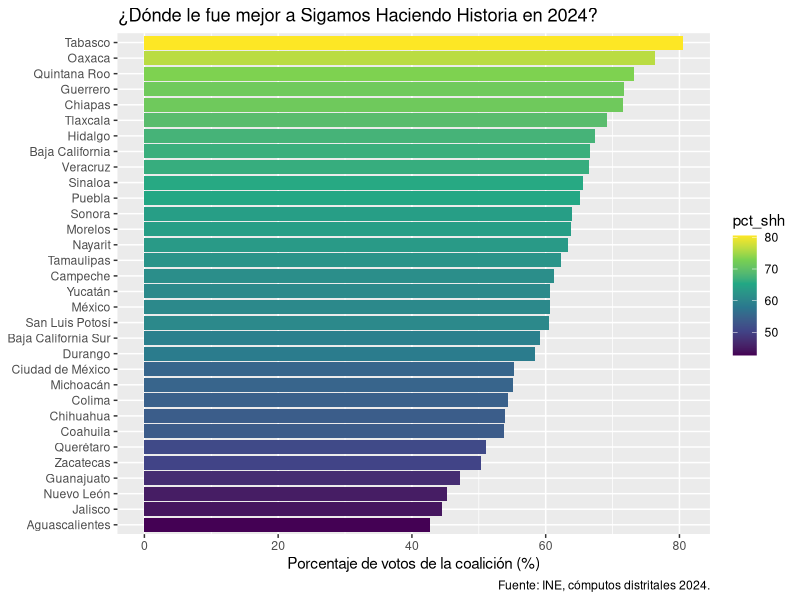
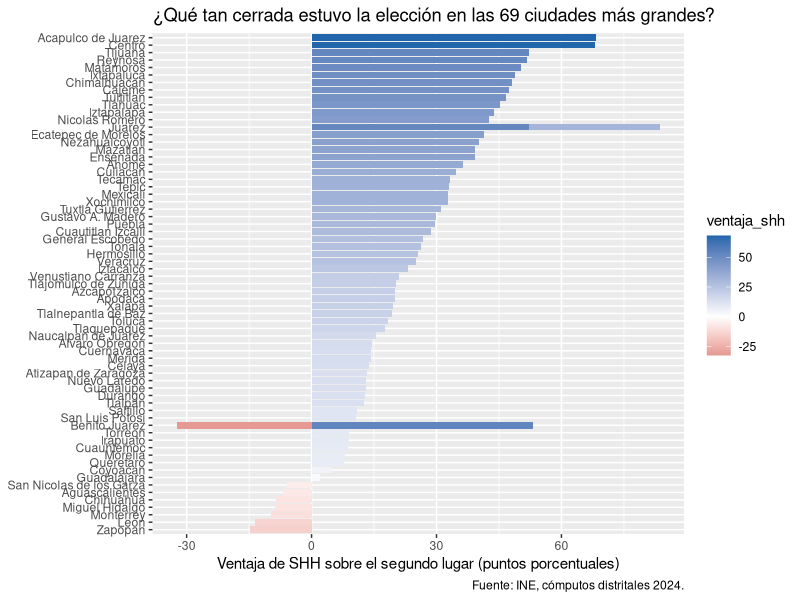
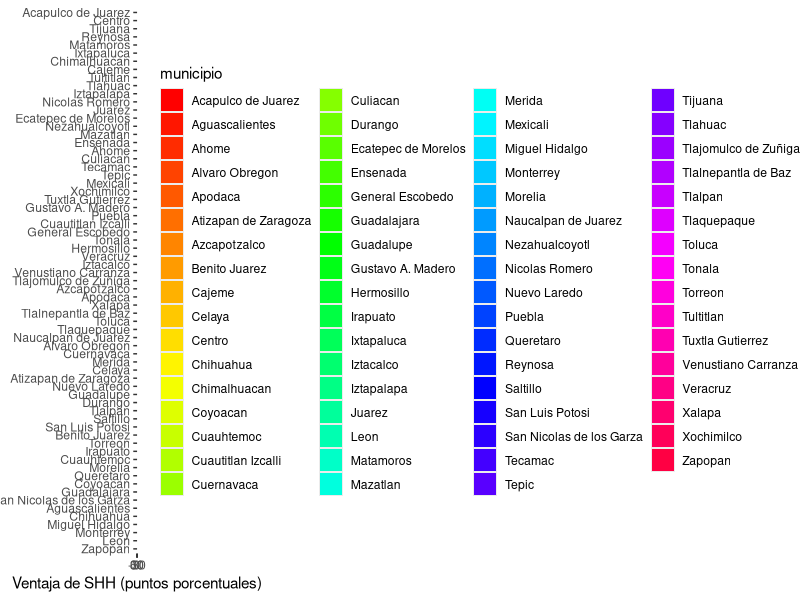

Reproduce these figures in R, in order.
# ==============================================================
# Laboratorio de R para Ciencia Política — ITAM
# Sesión 05 · Solución comentada del ejercicio
# ---------------------------------------------------------------
# Se publica después de la sesión. Si llegaste aquí sin haber peleado
# con el ejercicio, regrésate: la solución solo enseña algo a quien ya
# se atoró. Leer código correcto sin haberlo intentado se siente como
# aprender y no lo es.
#
# Autor: Emiliano Miranda González
# ==============================================================

library(tidyverse)
library(here)

resultados_entidad   <- read_csv(here("datos", "limpios", "presidencial_2024_entidad.csv"))
resultados_municipio <- read_csv(here("datos", "limpios", "presidencial_2024_municipio.csv"))


# ---- Nivel 1 · Calentamiento ----

# Mismo esqueleto, otra columna. Es justo lo que se quería mostrar: un
# gráfico de ggplot2 no se escribe de cero cada vez, se adapta.

ggplot(resultados_entidad, aes(x = pct_shh, y = reorder(entidad, pct_shh), fill = pct_shh)) +
  geom_col() +
  scale_fill_viridis_c() +
  labs(
    title   = "¿Dónde le fue mejor a Sigamos Haciendo Historia en 2024?",
    x       = "Porcentaje de votos de la coalición (%)",
    y       = NULL,
    caption = "Fuente: INE, cómputos distritales 2024."
  )

# Sobre la pregunta previa: el orden SÍ cambia, y no tenía por qué ser el
# mismo. participacion mide cuánta gente salió a votar; pct_shh mide, de
# quienes votaron, cuántos eligieron esa coalición. Son preguntas
# distintas y no hay ninguna razón para esperar que el estado más
# participativo sea también el más favorable a un bloque en particular.
# Ese es el mismo hábito que ya viste en la sesión 1 con lista_nominal
# contra participacion: dos variables pueden estar correlacionadas o no,
# y "no tengo por qué asumir que sí" es la postura por defecto.


# ---- Nivel 2 · De verdad ----

# (a) Filtrar los municipios grandes.

municipios_grandes <- resultados_municipio |>
  filter(lista_nominal > 300000)

nrow(municipios_grandes)  # 69 municipios con más de 300 mil personas en la lista nominal

# (b) El gráfico divergente, con midpoint = 0 explícito.

ggplot(municipios_grandes, aes(x = ventaja_shh, y = reorder(municipio, ventaja_shh), fill = ventaja_shh)) +
  geom_col() +
  scale_fill_gradient2(low = "#B2182B", mid = "white", high = "#2166AC", midpoint = 0) +
  labs(
    title   = "¿Qué tan cerrada estuvo la elección en las 69 ciudades más grandes?",
    x       = "Ventaja de SHH sobre el segundo lugar (puntos porcentuales)",
    y       = NULL,
    caption = "Fuente: INE, cómputos distritales 2024."
  )

# Con 69 municipios, este gráfico sale altísimo y las etiquetas del eje y
# se amontonan — es un problema real y honesto de esta base, no un error
# tuyo. Dos salidas razonables, ninguna obligatoria en este ejercicio:
# quedarte solo con los 20-25 municipios más grandes con head() después
# de arrange(), o esperar a la sesión 6, donde facet_wrap() y las figuras
# pensadas para imprimirse resuelven exactamente este problema.

# (c) Por qué divergente aquí y no en participacion.

# ventaja_shh tiene un cero SUSTANTIVO: no es un punto que inventamos
# calculando un promedio, es el lugar exacto donde cambia la respuesta a
# la pregunta "¿quién va ganando?". Positivo quiere decir que Sigamos
# Haciendo Historia le gana al segundo lugar; negativo, que le gana el
# otro bloque. Hay dos bandos reales, y el cero es la frontera entre
# ambos: es exactamente la situación que una escala divergente está
# hecha para mostrar.
#
# participacion no tiene esa estructura. No hay un "bando de la baja
# participación" y un "bando de la alta participación" que diverjan desde
# un centro: es una sola magnitud continua, de menos a más. Cualquier
# punto que uses como midpoint —el promedio, la mediana, un número
# redondo— sería un corte que TÚ decidiste, no uno que la variable trae
# consigo. Usar una escala divergente ahí inventaría una frontera que no
# existe, que es exactamente el error que se nombró en la sesión como
# EL SALTO.

# (d) Cuántos municipios grandes tuvieron ventaja negativa.

municipios_ventaja_negativa <- municipios_grandes |>
  filter(ventaja_shh < 0)

nrow(municipios_ventaja_negativa)  # 8 de 69

# Ocho de sesenta y nueve —poco más del 11%— no es un número enorme, pero
# tampoco es anecdótico, y su composición es más interesante que la
# cifra sola: son sobre todo capitales y ciudades del centro-norte y del
# occidente (Aguascalientes, Chihuahua capital, León, Zapopan, Monterrey,
# San Nicolás de los Garza) más dos alcaldías de la Ciudad de México
# (Benito Juárez, con la ventaja más negativa de toda la lista, y Miguel
# Hidalgo). Esto no es una prueba de nada por sí solo —ocho casos no
# permiten generalizar, y este ejercicio no controla por ningún otro
# factor— pero sí es exactamente el tipo de patrón geográfico que un
# mapa (sesión 7) va a poder mostrar mejor que esta lista.


# ---- Nivel 3 · Si te sobra tiempo ----

# (a) rainbow() sobre 69 municipios.

ggplot(municipios_grandes, aes(x = ventaja_shh, y = reorder(municipio, ventaja_shh), fill = municipio)) +
  geom_col() +
  scale_fill_manual(values = rainbow(nrow(municipios_grandes))) +
  labs(x = "Ventaja de SHH (puntos porcentuales)", y = NULL)

# Con 69 colores, rainbow() ya ni siquiera intenta distinguir categorías:
# el círculo cromático completo se reparte en pasos tan finos que colores
# vecinos son casi indistinguibles para cualquiera, con o sin daltonismo.
# Y en este gráfico en particular el color es redundante de todos modos:
# cada municipio ya tiene su propia fila en el eje y, así que fill no
# está aportando ninguna información que la posición no dé ya. Es un
# segundo error, distinto del de la sesión: usar color para una variable
# que no lo necesita, "porque se ve más completo".
#
# La regla práctica de la sesión (6 a 8 colores categóricos como techo)
# no es arbitraria: es, aproximadamente, donde la discriminación humana
# de colores cualitativos empieza a degradarse rápido. Pasado ese número,
# la salida no es "más colores", es reagrupar, facetar o quitar el color.

# (b) ggokabeito y colorBlindness::cvdPlot().
#
#   # install.packages(c("ggokabeito", "colorBlindness"))
#
# ggokabeito implementa la paleta de Okabe & Ito (2008): ocho colores
# diseñados a propósito para distinguirse bajo cualquier forma común de
# daltonismo, la misma que R usa desde la versión 4.0.0 como paleta
# cualitativa por defecto de grDevices::palette(). Se usa como cualquier
# otra escala de ggplot2:
#
#   library(ggokabeito)
#   ggplot(entidades_top8, aes(x = participacion, y = reorder(entidad, participacion), fill = entidad)) +
#     geom_col() +
#     scale_fill_okabe_ito()
#
# colorBlindness::cvdPlot() hace algo distinto y complementario: no te da
# una paleta, TE MUESTRA cómo se ve un gráfico ya hecho bajo distintos
# tipos de daltonismo, en un panel comparativo. Es la herramienta que
# usarías para verificar una paleta que armaste a mano con
# scale_fill_manual(), en vez de confiar en que "se ve bien en tu
# pantalla" — que es precisamente la trampa en la que cae rainbow().
#
# Si le preguntaste esto a una IA, es probable que te haya dado una
# respuesta correcta en lo esencial (que existen paletas colorblind-safe
# y herramientas para verificar), pero conviene desconfiar de cualquier
# nombre de función que no hayas visto correr con tus propios ojos: es
# exactamente el tipo de detalle —el nombre exacto del argumento, si el
# paquete se llama así o casi así— donde una IA inventa con total
# seguridad. Instalar y correr el ejemplo es la única verificación que
# cuenta. Nota aparte, y vale la pena repetirla: "colorblind-safe" y
# "perceptualmente uniforme" no son lo mismo. Una paleta puede distinguir
# bien las categorías bajo daltonismo (colorblind-safe, el caso de
# Okabe-Ito o de Dark2) sin que sus pasos representen intervalos iguales
# de magnitud (perceptualmente uniforme, el caso de viridis). La primera
# propiedad importa sobre todo para paletas CUALITATIVAS; la segunda,
# para paletas SECUENCIALES y DIVERGENTES.

# (c) El error o advertencia más frecuente.
#
# En esta sesión, casi siempre es uno de estos tres:
#
#   Warning: Ignoring unknown aesthetics: fill
#     → se mapeó fill en un geom que solo tiene trazo (geom_line(),
#       geom_point()). El argumento correcto ahí es colour.
#
#   Un geom_line() que no dibuja nada
#     → falta group = 1 cuando el eje x es una categoría y cada valor
#       aparece una sola vez en los datos.
#
#   Error in `scale_fill_manual()` / `scale_fill_brewer()`: valores
#   insuficientes
#     → se le pasó a la escala menos colores de los que hay categorías
#       (por ejemplo, rainbow(5) para un fill con 8 niveles).
#
# Los tres, con más detalle, están en recursos/errores-comunes.qmd.


# ==============================================================
# Sobre la pregunta de cierre, la que conecta con tu pregunta de la
# sesión 1:
#
# No hay una respuesta única, y no se califica. Lo que sí vale la pena
# notar es el patrón: la mayoría de las preguntas politológicas reales
# —quién ganó, cuánto cambió, qué tan parejo estuvo— traen su propio tipo
# de escala ya implícito en cómo está formulada la pregunta. Aprender a
# leer eso ANTES de escribir scale_fill_*() es más importante que
# memorizar los nombres de las funciones.
# ==============================================================
